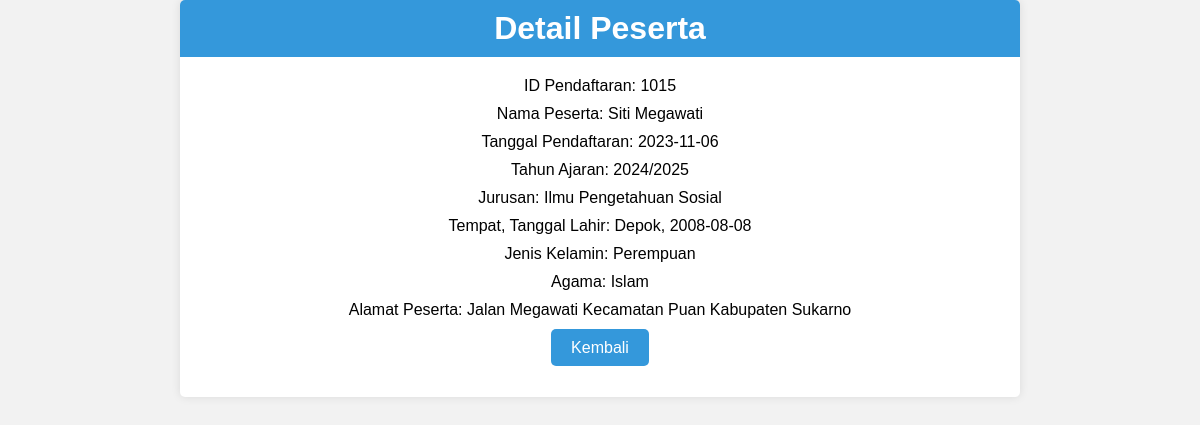
The page /detail.php?id=1015 (signed in) on the database its author committed.
### tables this page shows
CREATE TABLE `tb_pendaftaran` (
  `id_pendaftaran` int(10) NOT NULL,
  `id_akunsiswa` int(10) NOT NULL,
  `tgl_pendaftaran` date NOT NULL,
  `th_ajaran` varchar(9) NOT NULL,
  `jurusan` varchar(50) NOT NULL,
  `nm_peserta` varchar(50) NOT NULL,
  `tmpt_lahir` varchar(50) NOT NULL,
  `tgl_lahir` date NOT NULL,
  `jk` enum('Laki-laki','Perempuan') NOT NULL,
  `agama` varchar(15) NOT NULL,
  `alt_peserta` text NOT NULL
);

### detail.php (the view, shortened to what this page needs)
<!DOCTYPE html>
<html lang="en">
<head>
    <link rel="stylesheet" type="text/css" href="style-detail.css">
</head>
<body>
    <div class="container">
        <?php
        require('config.php');
        if (isset($_GET['id'])) {
            $id_pendaftaran = $_GET['id'];
            $sql = "SELECT * FROM tb_pendaftaran WHERE id_pendaftaran = ?";
            $stmt = $connection->prepare($sql);
            $stmt->bind_param("s", $id_pendaftaran);
            $stmt->execute();
            $result = $stmt->get_result();
            if ($result->num_rows > 0) {
                $row = $result->fetch_assoc();
                echo "<h1>Detail Peserta</h1>";
                echo "<p>ID Pendaftaran: " . $row['id_pendaftaran'] . "</p>";
                echo "<p>Nama Peserta: " . $row['nm_peserta'] . "</p>";
                echo "<p>Tanggal Pendaftaran: " . $row['tgl_pendaftaran'] . "</p>";
                echo "<p>Tahun Ajaran: " . $row['th_ajaran'] . "</p>";
                echo "<p>Jurusan: " . $row['jurusan'] . "</p>";
                echo "<p>Tempat, Tanggal Lahir: " . $row['tmpt_lahir'] . ", " . $row['tgl_lahir'] . "</p>";
                echo "<p>Jenis Kelamin: " . $row['jk'] . "</p>";
                echo "<p>Agama: " . $row['agama'] . "</p>";
                echo "<p>Alamat Peserta: " . $row['alt_peserta'] . "</p>";
            } else {
                echo "Data peserta tidak ditemukan.";
            }
        } else {
            echo "ID Pendaftaran tidak valid.";
        }
        ?>
        <div class="button">
            <a href="admin-dashboard.php">Kembali</a>
        </div>
    </div>
</body>
</html>

### style-detail.css (style rules this page uses)
body { font-family: Arial, sans-serif; background-color: #f2f2f2; margin: 0; padding: 0; }
.container { max-width: 800px; margin: 0 auto; padding: 20px; background-color: #fff; border-radius: 5px; box-shadow: 0 0 10px rgba(0, 0, 0, 0.1); text-align: center; }
h1 { background-color: #3498db; color: #fff; padding: 10px; border-radius: 5px 5px 0 0; margin: -20px -20px 20px -20px; }
p { margin: 10px 0; padding: 0 20px; }
.button { text-align: center; margin: 20px 0; }
.button a { text-decoration: none; background-color: #3498db; color: #fff; padding: 10px 20px; border-radius: 5px; }

### rows shown on the page
tb_pendaftaran: id_pendaftaran "1015", nm_peserta "Siti Megawati", tgl_pendaftaran "2023-11-06", th_ajaran "2024/2025", jurusan "Ilmu Pengetahuan Sosial", tmpt_lahir "Depok", tgl_lahir "2008-08-08", jk "Perempuan", agama "Islam", alt_peserta "Jalan Megawati Kecamatan Puan Kabupaten Sukarno"
